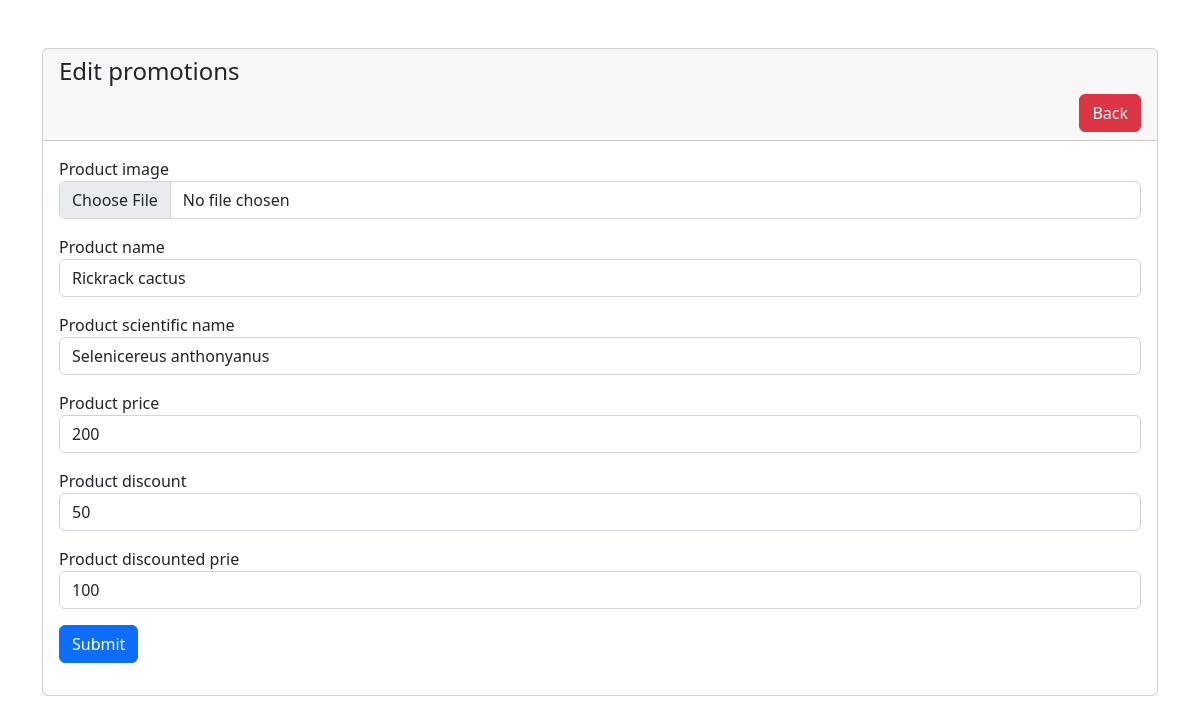
/Homepage/edit_promotion.php?product_ID=1, run on the app's committed database.
### tables this page shows
CREATE TABLE `promotions` (
  `product_ID` int(255) NOT NULL,
  `product_image` varchar(255) NOT NULL,
  `product_name` varchar(255) NOT NULL,
  `product_sname` varchar(255) NOT NULL,
  `product_price` int(255) NOT NULL,
  `product_discount` int(255) NOT NULL,
  `product_dprice` int(255) NOT NULL
);

### Homepage/edit_promotion.php (the view, shortened to what this page needs)
<?php
include "../include/DBconn.php";
?>
<!DOCTYPE html>
<html lang="en">
    <head>
        <link href="https://cdn.jsdelivr.net/npm/bootstrap@5.2.2/dist/css/bootstrap.min.css" rel="stylesheet">
    </head>
    <body>
        <div class="container mt-5">
            <div class="row">
                <div class="col-md-12">
                    <div class="card">
                        <div class="card-header">
                            <h4>
                                Edit promotions
                            </h4>
                            <a href="admin_homepage.php" class="btn btn-danger float-end">Back</a>
                        </div>
                        <div class="card-body">
                            <?php
                                if(isset($_GET['product_ID']))
                                {
                                    $product_ID = mysqli_real_escape_string($conn, $_GET['product_ID']);
                                    $query = "SELECT * FROM promotions WHERE product_ID='$product_ID' ";
                                    $query_run = mysqli_query($conn, $query);
                                    if (mysqli_num_rows($query_run) > 0)
                                    {
                                        $promotions = mysqli_fetch_array($query_run);
                                        ?>
                                        <form action ="function.php" method="POST">
                                            <div class="mb-3">
                                                <label>Product image</label>
                                                <input type="file" name="product_image" value="<?=$promotions['product_image'];?>" class="form-control">
                                            </div>
                                            <div class="mb-3">
                                                <label>Product name</label>
                                                <input type="text" name="product_name" value="<?=$promotions['product_name'];?>" class="form-control">
                                            </div>
                                            <div class="mb-3">
                                                <label>Product scientific name</label>
                                                <input type="text" name="product_sname" value="<?=$promotions['product_sname'];?>" class="form-control">
                                            </div>
                                            <div class="mb-3">
                                                <label>Product price</label>
                                                <input type="int" name="product_price" value="<?=$promotions['product_price'];?>"  class="form-control">
                                            </div>
                                            <div class="mb-3">
                                                <label>Product discount</label>
                                                <input type="int" name="product_discount" value="<?=$promotions['product_discount'];?>"  class="form-control">
                                            </div>
                                            <div class="mb-3">
                                                <label>Product discounted prie</label>
                                                <input type="int" name="product_dprice" value="<?=$promotions['product_dprice'];?>"  class="form-control">
                                            </div>
                                            <div class="mb-3">
                                                <button type="submit" name="update_promotion" class="btn btn-primary">Submit</button>
                                            </div>
                                        </form>
                                        <?php
                                    }
                                    else
                                    {
                                        echo "PRODUCT ID NOT FOUND";
                                    }
                                }
                            ?>
                        </div>
                    </div>
                </div>
            </div>
        </div>
    </body>
</html>

### data on the page
promotions: product_name "Rickrack cactus", product_sname "Selenicereus anthonyanus", product_price "200", product_discount "50", product_dprice "100"
